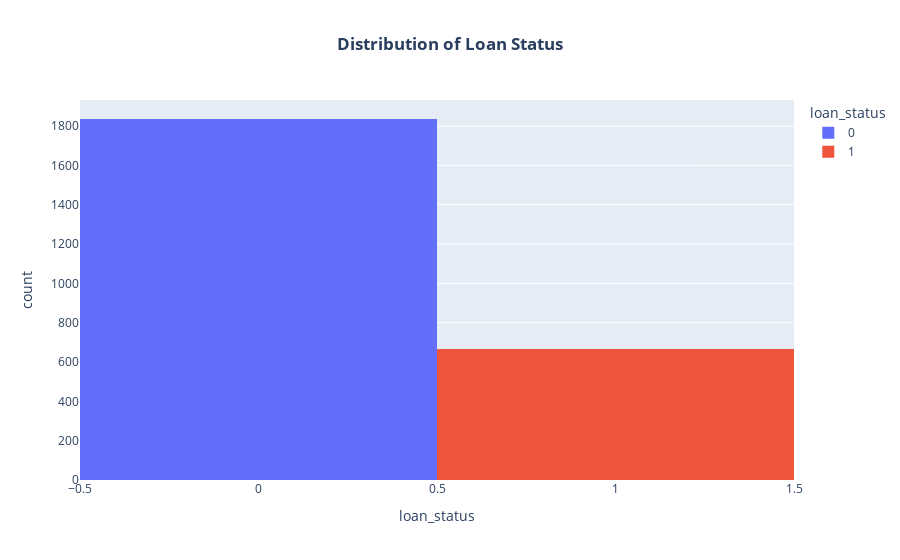

The code cell stored with this chart in its notebook:
### Markdown cell above
This database contains 17 columns, there is no null values in the database. In general this is a good database to work, as it contains several variables to work and clean data to determine loan_status.

### Code cell
fig = px.histogram(
            data, 
            x='loan_status',
            title='<b>Distribution of Loan Status</b>',
            color='loan_status'  # Optional: This gives each bar a different color
        )
fig.update_layout(
    title_x = 0.5
)

fig.show()

### Figure 1 — Plotly figure (JSON) as saved in the notebook; plotly's stock layout.template omitted (floating-point values rounded to 4 significant figures; data arrays with more than 128 entries replaced by an {"elided": "..."} marker saying what was removed)
{"data": [{"bingroup": "x", "hovertemplate": "loan_status=%{x}<br>count=%{y}<extra></extra>", "legendgroup": "0", "marker": {"color": "#636efa", "pattern": {"shape": ""}}, "name": "0", "orientation": "v", "showlegend": true, "type": "histogram", "x": {"elided": "1836 int values"}, "xaxis": "x", "yaxis": "y"}, {"bingroup": "x", "hovertemplate": "loan_status=%{x}<br>count=%{y}<extra></extra>", "legendgroup": "1", "marker": {"color": "#EF553B", "pattern": {"shape": ""}}, "name": "1", "orientation": "v", "showlegend": true, "type": "histogram", "x": {"elided": "664 int values"}, "xaxis": "x", "yaxis": "y"}], "layout": {"barmode": "relative", "legend": {"title": {"text": "loan_status"}, "tracegroupgap": 0}, "title": {"text": "<b>Distribution of Loan Status</b>", "x": 0.5}, "xaxis": {"anchor": "y", "categoryarray": [0, 1], "categoryorder": "array", "domain": [0, 1], "title": {"text": "loan_status"}}, "yaxis": {"anchor": "x", "domain": [0, 1], "title": {"text": "count"}}}}
